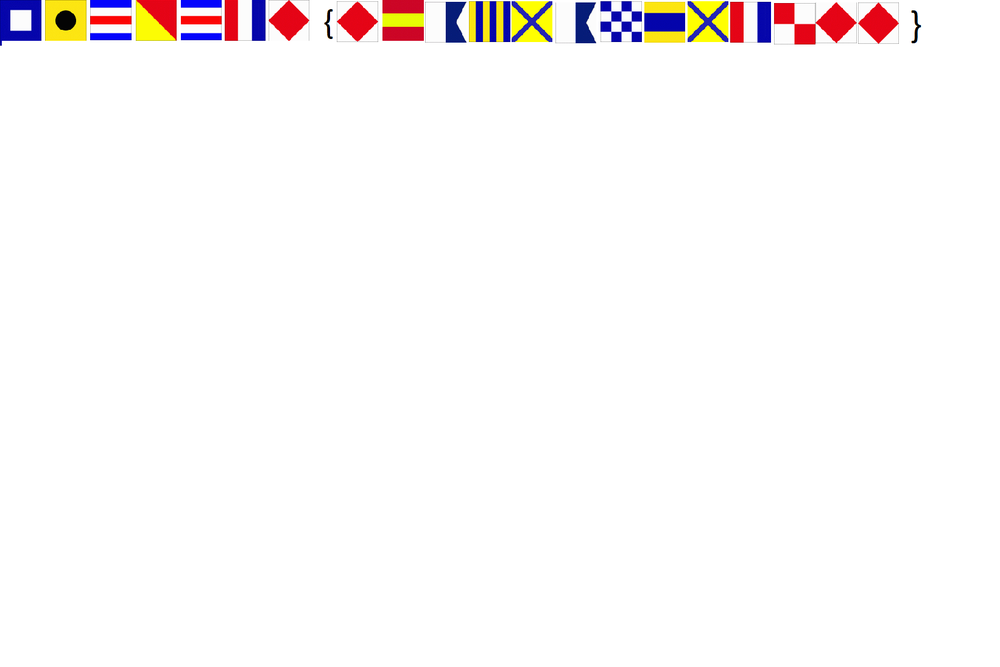
#> input picture picoCTF/2019/crypto/Flags/flag.png, 1000 x 667 px, shrunk from 1642 x 1095 before the run, found by its file name
$ python image-encryption.py
#> lines starting #> are read from the running program, lines starting #| are printed output that depends on the picture
from numpy import *
from PIL import Image

flag = Image.open(r"flag.png")
#> flag is the input picture: PIL image 1000x667 RGB; mean R, G, B 251.2, 248.5, 248.4
img = array(flag)

key = [41, 37, 23]

a, b, c = img.shape
#> a = 667; b = 1000; c = 3

for x in range (0, a):
    for y in range (0, b):
        pixel = img[x, y]
        for i in range(0,3):
            pixel[i] = pixel[i] * key[i] % 251
        img[x][y] = pixel
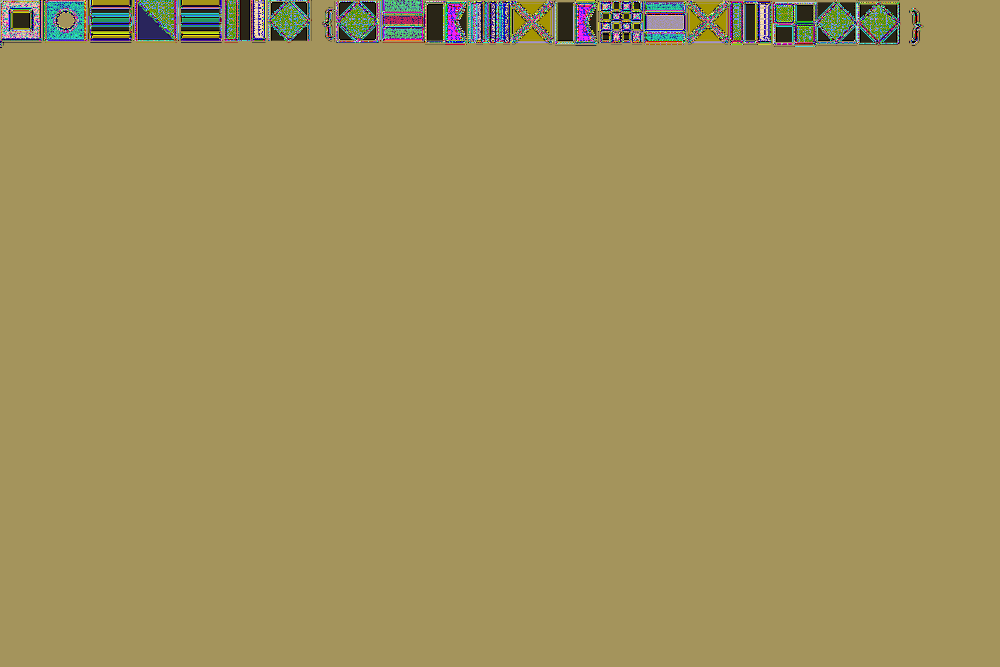
#> img: shape (667, 1000, 3); mean R, G, B 160.6, 145.8, 92.3

enc = Image.fromarray(img)
enc.save('enc.png')
